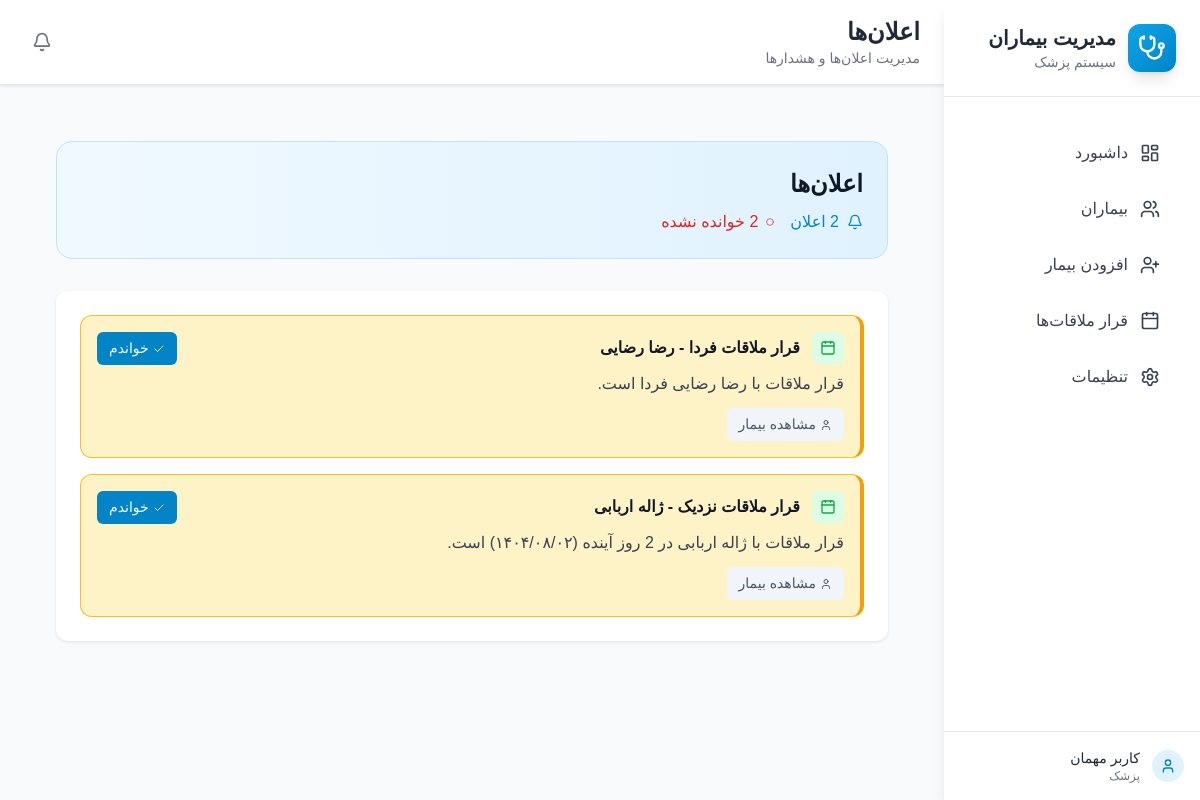
/notifications/, run on the app's committed database.
### patients/models.py (models this page shows, shortened)
class Notification(models.Model):
    NOTIFICATION_TYPES = [
        ('appointment', 'قرار ملاقات'),
        ('reminder', 'یادآوری'),
        ('system', 'سیستم'),
        ('visit', 'ویزیت'),
    ]
    title = models.CharField(max_length=200)
    message = models.TextField()
    notification_type = models.CharField(max_length=20, choices=NOTIFICATION_TYPES, default='system')
    is_read = models.BooleanField(default=False)
    created_at = models.DateTimeField(auto_now_add=True)
    related_patient = models.ForeignKey(Patient, on_delete=models.CASCADE, null=True, blank=True)
    related_visit = models.ForeignKey(Visit, on_delete=models.CASCADE, null=True, blank=True)
    class Meta:
        ordering = ['-created_at']

### patients/views.py (the view)
# urls.py: path('notifications/', views.notifications_list, name='notifications'),
def notifications_list(request):
    notifications = Notification.objects.all().order_by('-created_at')
    unread_count = Notification.objects.filter(is_read=False).count()
    context = {
        'notifications': notifications,
        'unread_count': unread_count,
    }
    return render(request, 'notifications.html', context)

### patients/context_processors.py (called while the page is built, shortened)
def notifications_context(request):
    if request.user.is_authenticated:
        unread_notifications_count = Notification.objects.filter(is_read=False).count()
    else:
        unread_notifications_count = 0
    return {'unread_notifications_count': unread_notifications_count}

def settings_context(request):
    return {
        'current_language': 'fa',
        'notifications_enabled': True,
        'current_theme': 'light',
    }

### patients/templatetags/jalali.py (called while the page is built, shortened)
def _to_datetime(value):
    if isinstance(value, datetime):
        return value
    if isinstance(value, date):
        return datetime(value.year, value.month, value.day)
    return None

@register.filter(name="jalali")
def jalali(value, fmt: str = "%Y/%m/%d"):
    if value in (None, ""):
        return ""
    dt = _to_datetime(value)
    if not dt:
        return value
    if jdatetime is None:
        return dt.strftime(fmt)
    jdt = jdatetime.datetime.fromgregorian(datetime=dt)
    return jdt.strftime(fmt)

### templates/notifications.html (shortened to what this page needs)
{% extends 'base.html' %}
{% load static %}
{% load jalali %}
{% block page_title %}اعلان‌ها{% endblock %}
{% block page_subtitle %}مدیریت اعلان‌ها و هشدارها{% endblock %}
{% block content %}
<div style="padding: 2rem;">
    <div style="background: linear-gradient(to right, #f0f9ff, #e0f2fe); border-radius: 1rem; padding: 1.5rem; border: 1px solid #bae6fd; margin-bottom: 2rem;">
        <div style="display: flex; align-items: center; justify-content: space-between;">
            <div>
                <h2 style="font-size: 1.5rem; font-weight: bold; color: #111827; margin-bottom: 0.5rem;">اعلان‌ها</h2>
                <div style="display: flex; align-items: center; gap: 1rem;">
                    <span style="display: flex; align-items: center; color: #0284c7;">
                        <i data-lucide="bell" style="width: 1rem; height: 1rem; margin-left: 0.5rem;"></i>
                        {{ notifications|length }} اعلان
                    </span>
                    {% if unread_count > 0 %}
                    <span style="display: flex; align-items: center; color: #dc2626;">
                        <i data-lucide="circle" style="width: 0.5rem; height: 0.5rem; margin-left: 0.5rem;"></i>
                        {{ unread_count }} خوانده نشده
                    </span>
                    {% endif %}
                </div>
            </div>
        </div>
    </div>
    <div style="background: white; border-radius: 0.75rem; padding: 1.5rem; margin-bottom: 2rem; box-shadow: 0 1px 3px rgba(0,0,0,0.1);">
        {% if notifications %}
        <div style="display: flex; flex-direction: column; gap: 1rem;">
            {% for notification in notifications %}
            <div style="background: {% if notification.is_read %}#f9fafb{% else %}#fef3c7{% endif %}; border: 1px solid {% if notification.is_read %}#e5e7eb{% else %}#fbbf24{% endif %}; border-radius: 0.75rem; padding: 1rem; {% if not notification.is_read %}border-right: 4px solid #f59e0b;{% endif %}">
                <div style="display: flex; align-items: flex-start; justify-content: space-between;">
                    <div style="flex: 1;">
                        <div style="display: flex; align-items: center; gap: 0.75rem; margin-bottom: 0.5rem;">
                            <div style="width: 2rem; height: 2rem; background: {% if notification.notification_type == 'appointment' %}#dcfce7{% elif notification.notification_type == 'reminder' %}#dbeafe{% elif notification.notification_type == 'visit' %}#e0f2fe{% else %}#f3f4f6{% endif %}; border-radius: 0.5rem; display: flex; align-items: center; justify-content: center;">
                                {% if notification.notification_type == 'appointment' %}
                                    <i data-lucide="calendar" style="width: 1rem; height: 1rem; color: #16a34a;"></i>
                                {% elif notification.notification_type == 'reminder' %}
                                    <i data-lucide="clock" style="width: 1rem; height: 1rem; color: #2563eb;"></i>
                                {% elif notification.notification_type == 'visit' %}
                                    <i data-lucide="user" style="width: 1rem; height: 1rem; color: #0284c7;"></i>
                                {% else %}
                                    <i data-lucide="info" style="width: 1rem; height: 1rem; color: #6b7280;"></i>
                                {% endif %}
                            </div>
                            <div>
                                <h4 style="font-weight: 600; color: #111827; margin: 0; font-size: 1rem;">{{ notification.title }}</h4>
                            </div>
                        </div>
                        <p style="color: #374151; margin: 0; line-height: 1.5;">{{ notification.message }}</p>
                        {% if notification.related_patient %}
                        <div style="margin-top: 0.75rem;">
                            <a href="{% url 'patient_detail' notification.related_patient.id %}"
                               style="background: #f1f5f9; color: #475569; padding: 0.375rem 0.75rem; border-radius: 0.375rem; text-decoration: none; font-size: 0.875rem; display: inline-flex; align-items: center; gap: 0.25rem;">
                                <i data-lucide="user" style="width: 0.75rem; height: 0.75rem;"></i>
                                مشاهده بیمار
                            </a>
                        </div>
                        {% endif %}
                    </div>
                    {% if not notification.is_read %}
                    <div style="margin-right: 1rem;">
                        <a href="{% url 'mark_notification_read' notification.id %}"
                           style="background: #0284c7; color: white; padding: 0.375rem 0.75rem; border-radius: 0.375rem; text-decoration: none; font-size: 0.875rem; display: flex; align-items: center; gap: 0.25rem;">
                            <i data-lucide="check" style="width: 0.75rem; height: 0.75rem;"></i>
                            خواندم
                        </a>
                    </div>
                    {% endif %}
                </div>
            </div>
            {% endfor %}
        </div>
        {% endif %}
    </div>
</div>
{% endblock %}

### static/css/style.css (style rules this page uses)
body { font-family: 'Vazir', 'Tahoma', sans-serif; direction: rtl; margin: 0; padding: 0; }

### templates/base.html (style rules this page uses)
:root { --bg-primary: #ffffff; --bg-secondary: #f8fafc; --text-primary: #111827; --text-secondary: #6b7280; --border-color: #e5e7eb; --shadow: 0 1px 3px rgba(0,0,0,0.1); }
body { background-color: var(--bg-secondary) !important; color: var(--text-primary) !important; }
.bg-gray-50 { background-color: var(--bg-secondary) !important; }
* { transition: background-color 0.3s ease, color 0.3s ease, border-color 0.3s ease; }

### data on the page
Notification: notification_type "appointment" (drawn), title "قرار ملاقات فردا - رضا رضایی", message "قرار ملاقات با رضا رضایی فردا است.", shows "مشاهده بیمار", is_read False (drawn)
Notification: notification_type "appointment" (drawn), title "قرار ملاقات نزدیک - ژاله اربابی", message "قرار ملاقات با ژاله اربابی در 2 روز آینده (۱۴۰۴/۰۸/۰۲) است.", shows "مشاهده بیمار", is_read False (drawn)

### other printed values
{{ notifications|length }} "2"
